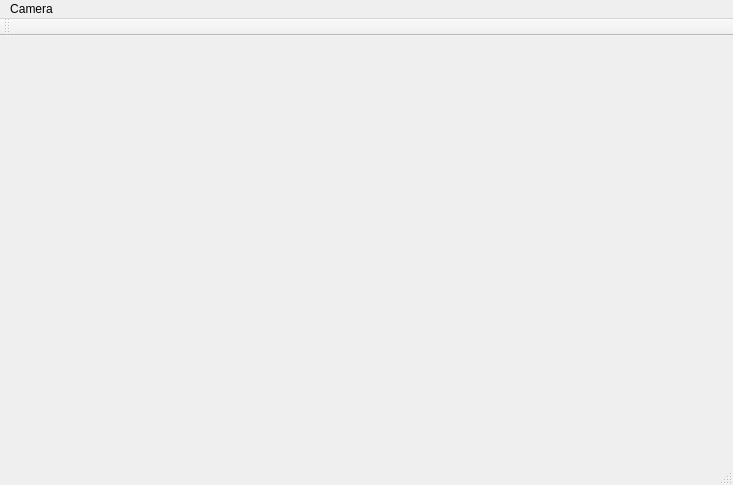
<?xml version="1.0" encoding="UTF-8"?>
<ui version="4.0">
 <class>QCameraRemoteControlClass</class>
 <widget class="QMainWindow" name="QCameraRemoteControlClass">
  <property name="geometry">
   <rect>
    <x>0</x>
    <y>0</y>
    <width>733</width>
    <height>485</height>
   </rect>
  </property>
  <property name="windowTitle">
   <string>QT Camera Remote Control</string>
  </property>
  <widget class="QWidget" name="centralWidget">
   <layout class="QHBoxLayout" name="horizontalLayout"/>
  </widget>
  <widget class="QMenuBar" name="menuBar">
   <property name="geometry">
    <rect>
     <x>0</x>
     <y>0</y>
     <width>733</width>
     <height>26</height>
    </rect>
   </property>
   <widget class="QMenu" name="menuCamera">
    <property name="title">
     <string>Camera</string>
    </property>
    <addaction name="actionConnect"/>
   </widget>
   <addaction name="menuCamera"/>
  </widget>
  <widget class="QToolBar" name="mainToolBar">
   <attribute name="toolBarArea">
    <enum>TopToolBarArea</enum>
   </attribute>
   <attribute name="toolBarBreak">
    <bool>false</bool>
   </attribute>
  </widget>
  <widget class="QStatusBar" name="statusBar"/>
  <action name="actionConnect">
   <property name="text">
    <string>Connect...</string>
   </property>
  </action>
 </widget>
 <layoutdefault spacing="6" margin="11"/>
 <resources>
  <include location="qcameraremotecontrol.qrc"/>
 </resources>
 <connections/>
</ui>
